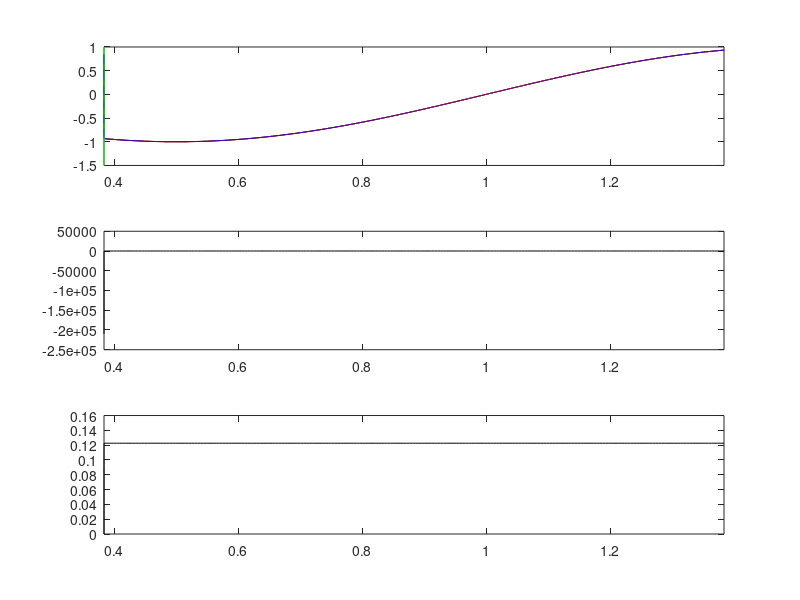

Write the MATLAB code that produced this figure. (Note: this script raises an error after producing the figure.)
function [alp,WW,tau_init,T_relax] = fn_ode_drag_LinearLaw(...
            prams1,coll_inputs,zz0,VV0,prams2)
%% need: om,d=draft,cD_dim,h,RAO_surge
%% prams1      = [om,d,RAO_surge,h]; d=draft
%% coll_inputs = [A,rest_coeff,cD];
%% prams2      = [conc,cg,f_coll] to convert to attenuation coefficient
%% also:
%% zz0: time (\omega*t) at moment of collision
%% VV0: velocity at moment of collision
%%
%% drag law: tau=-(rhow*d*omega)*kD*v'
%%  > kD non-dimensional
%%  > v' = v_disc-v_wave,
%%          where v_wave is the velocity the disc would have been
%%          moving at if it hadn't had a collision
%%  > calibrate kD so initial stress is the 
%%       same as initial stress from quadratic drag law:
%%       tau=-rhow*cD*|v'|v'
%% pass in cD

do_test  = 0;
rhow     = 1025;
g        = 9.81;

%%outputs (1 for each floe);
T_relax  = [0;0];%% time till drag stress is 1st zero
WW       = [0;0];%% work done (per unit area) by drag stress
tau_init = [0;0];%% initial (max) stress 

if nargin==0
   'test inputs'
   do_test     = 1;
   cD          = 1e3;%% non-dimensional
   A           = 2e-2;
   h           = 3.3e-2;
   d           = 1.8e-2;%%draft
   rest_coeff  = .9;

   if 1
      om       = 2*pi/1.1;
      omt1     = 1.205531059037677;
      V1       = -0.060661652608385;
      omt2     = -1.021253028778352;
      V2       = 0.055383740125916;
      RAOsurge = 0.568508129170096;
   else
      om       = 2*pi/1.5;
      omt1     = 0.508439575729424;
      V1       = -0.034743261608009;
      omt2     = -1.861452883782580;
      V2       = 0.068375052575801;
      RAOsurge = 0.851899193743405;
   end

   VV0   = [V1;V2];
   zz0   = [omt1;omt2];

   prams1      = [om,d,RAOsurge,h];
   coll_inputs = [A,rest_coeff,cD];
   %%
   f_coll   = om/pi;%%2*f
   conc     = .77;
   cg       = 1;
   prams2   = [f_coll,conc,cg];
   clear om d RAOsurge h
   clear A rest_coeff cD
   clear f_coll conc cg
   clear omt1 omt2 V1 V2;
end


%% prams1 = [om,d,RAO_surge,h]; d=draft
om       = prams1(1);
d        = prams1(2);
RAOsurge = prams1(3);
h        = prams1(4);

%% coll_inputs = [A,rest_coeff,cD_dim];%%NB currently scalars
A           = coll_inputs(1);
rest_coeff  = coll_inputs(2);%%non-dimensional
cD          = coll_inputs(3);%%non-dimensional drag coeff - scaled by \rho_water*d*\omega
%coll_inputs,pause
%% prams2   = [f_coll,conc,cg];

f_coll   = prams2(1);
conc     = prams2(2);
cg       = prams2(3);

X        = RAOsurge*A;
sd       = om^2/g*d;
Wfac     = sd*(rhow*g*X^2);  %%convert work from nondimensional to dimensional
E        = rhow*g*A^2/2;
Wfac0    = 2*RAOsurge^2*sd;%[Wfac0*E,Wfac],pause 
tau_fac  = sd*(rhow*g*X);    %%convert stress from nondimensional to dimensional

for j=1:2

   V0    = VV0(j)/(X*om);%%initial speed [nondimensional]
   v0    = -rest_coeff*V0;
   z0    = zz0(j);%%initial value of z=\omega*t
   zspan = z0+[0,om/f_coll];

   %% calibrate linear drag law
   %% using cD and initial speed
   %% (this gives the same initial stress
   %%  as from a quadratic drag law)
   kD = cD*abs(V0-v0)/d/om;
   %%
   eps         = 5e-4;
   z_relax     = -log(eps)/kD;
   T_relax(j)  = z_relax/om;
   %%
   N     = 2e2;

   zvec  = z0+linspace(0,z_relax,N)';%%more points at start
   zzz   = linspace(zvec(end),zspan(2),N)';
   zvec  = [zvec;zzz(2:end)];
   clear zzz;

   f1    = particular_soln(zvec,kD);
   Cj    = v0-f1(1);
   u1    = Cj*exp(-kD*(zvec-z0))+f1;
   tau1  = tau_fac*stress_fun_lin(zvec,u1,kD);%%dimensional stress
   w1    = cumtrapz(zvec,work_fun_lin(zvec,u1,kD));%%nondimensional work
   W1    = Wfac*w1;%%dimensional work
   WW(j) = Wfac0*trapz(zvec,work_fun_lin(zvec,u1,kD));%%work/E->attenuation coefficient

   if do_test%%plot and compare with ode45
      tst_work = [WW(j)*E,W1(end)]

      %%%%%%%%%%%%%%%%%%%%%%%%%%%%%%%%%%%%%%%%%%%
      figure(2);
      subplot(3,1,1);
      plot(zvec/pi,u1,'k',zvec/pi,-sin(zvec),'r');
      hold on;
      %plot(zvec/pi,f1,'r--');
      xlim(zspan/pi);
      subplot(3,1,2);
      plot(zvec/pi,tau1,'k');
      hold on;
      xlim(zspan/pi);
      subplot(3,1,3);
      plot(zvec/pi,W1,'k');
      hold on;
      xlim(zspan/pi);
      pause
      %%%%%%%%%%%%%%%%%%%%%%%%%%%%%%%%%%%%%%%%%%%

      %solver   = @ode113;col = 'k';
      %solver   = @ode23;col = 'm';
      solver   = @ode45,col   = '--b';
      %%
      [zout,v1_out]  = feval(solver,@(z,v1) stress_fun_lin(z,v1,kD),zspan,v0);
      V1_out         = -sin(zout);
      tau_out        = tau_fac*stress_fun_lin(zout,v1_out,kD);%%[Pa]
      if 0
         figure(4)
         plot(zout,tau_fac*stress_fun_lin(zout,v1_out,kD),'b',...
              zvec,tau_fac*stress_fun_lin(zvec,u1,kD),'k');
         {zvec(1),zout(1)}
         pause
         close
      end
      %%
      tau0        = tau_out(1);
      tau_init(j) = tau0;

      % %%find 1st time stress is 0 - defines a 'relaxation' time
      % jz          = find(tau0*tau_out<0,1,'first');
      % T_relax(j)  = zout(jz)/om;

      % %%determine when to calculate the work done
      % if 0;
      %    %% up to T_relax;
      %    jR = jz;
      % else
      %    %% up to next collision;
      %    zcoll = om/f_coll;
      %    jR    = find((zout-z0)>zcoll,1,'first');
      %    if isempty(jR)
      %       jR = length(zout);
      %    end
      % end
      % %%
      W_out = cumtrapz(zout,work_fun_lin(zout,v1_out,kD));%%nondimensional work
      W_out = Wfac*W_out;                             %%[J/m^2]
      % WW(j) = W_out(jR);
      if 0
         figure(4)
         ig1   = Wfac*work_fun_lin(zvec,u1,kD);
         ig2   = Wfac*work_fun_lin(zout,v1_out,kD);{zvec,ig1;zout,ig2}
         plot(zvec,ig1,'b',...
              zout,ig2,'k');
         {zvec(1),zout(1);
         trapz(zvec,ig1),trapz(zout,ig2);
         trapz(zvec,W1),trapz(zout,W_out)}
         pause
         close
      end
      %%
      figure(2);
      subplot(3,1,1);
      plot(zout/pi,V1_out,'r');
      hold on;
      plot(zout/pi,v1_out,col);
      yl = get(gca,'ylim');
      plot((z0+z_relax)/pi+0*yl,yl,'g');
      hold off;
      GEN_proc_fig('\omega{t}/\pi','v_1');
      xlim(zspan/pi);
      %%
      subplot(3,1,2);
      plot(zout/pi,tau_out);
      xl = get(gca,'xlim');
      x  = xl(1)+.2*(xl(2)-xl(1));
      yl = get(gca,'ylim');
      y  = yl(1)+.4*(yl(2)-yl(1));
      str   = ['T_{relax}=',num2str(T_relax(j)),'s; ',...
               '\tau_{init}=',num2str(tau_init(j)),'Pa; ',...
               'W=',num2str(WW(j)),' Jm^{-2}'];
      txt   = text(x,y,str);
      GEN_font(txt);
      hold off;
      GEN_proc_fig('\omega{t}/\pi','\tau, Pa');
      xlim(zspan/pi);
      %%
      subplot(3,1,3);
      plot(zout/pi,W_out);
      GEN_proc_fig('\omega{t}/\pi','W, Jm^{-2}');
      xlim(zspan/pi);
      pause;
   end%%end do_test
end%%end j loop

alp   = conc*f_coll*sum(WW)/cg;

%%%%%%%%%%%%%%%%%%%%%%%%%%%%%%%%%%%%%%%%%%%%%%%%%%%
function f=particular_soln(z,kD)

f  = -kD^2/(kD^2+1)*sin(z) + kD/(kD^2+1)*cos(z);

%%%%%%%%%%%%%%%%%%%%%%%%%%%%%%%%%%%%%%%%%%%%%%%%%%%
function tau   = stress_fun_lin(t,u1,kD)
%%stress from drag law

v1    = -sin(t);
y     = u1-v1;
tau   = -kD*y;

%%%%%%%%%%%%%%%%%%%%%%%%%%%%%%%%%%%%%%%%%%%%%%%%%%%
function W   = work_fun_lin(t,u1,kD)
%% integrand stress*[dx/dt]
%% since \int stress*dx=\int stress*[dx/dt]*dt
%% dx/dt=relative velocity, y=v1-V1

v1    = -sin(t);
y     = u1-v1;
tau   = stress_fun_lin(t,u1,kD);
W     = abs(tau.*y);%%relative velocity

%%%%%%%%%%%%%%%%%%%%%%%%%%%%%%%%%%%%%%%%%%%%%%%%%%%
function tau   = stress_fun_quad(t,v1,cD)
%% stress from quadratic drag law
%% - use this to calibrate linear drag coefficient

V1    = -sin(t);
y     = v1-V1;
sgn   = -sign(y);
tau   = cD*sgn.*y.^2;
